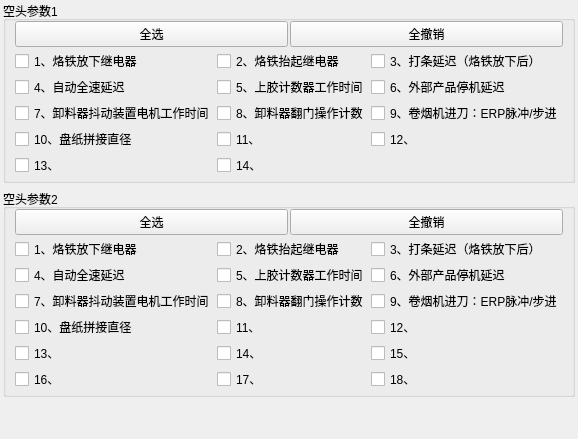
                     <widget class="QWidget" name="csp2">
                      <layout class="QVBoxLayout" name="verticalLayout_36">
                       <property name="leftMargin">
                        <number>3</number>
                       </property>
                       <property name="topMargin">
                        <number>1</number>
                       </property>
                       <property name="rightMargin">
                        <number>3</number>
                       </property>
                       <property name="bottomMargin">
                        <number>2</number>
                       </property>
                       <item>
                        <widget class="QGroupBox" name="groupBox_29">
                         <property name="title">
                          <string>空头参数1</string>
                         </property>
                         <layout class="QVBoxLayout" name="verticalLayout_45">
                          <property name="spacing">
                           <number>2</number>
                          </property>
                          <property name="topMargin">
                           <number>0</number>
                          </property>
                          <property name="bottomMargin">
                           <number>3</number>
                          </property>
                          <item>
                           <layout class="QHBoxLayout" name="horizontalLayout_39">
                            <item>
                             <widget class="QPushButton" name="pb_qx3">
                              <property name="text">
                               <string>全选</string>
                              </property>
                              <attribute name="buttonGroup">
                               <string>buttonGroupQX</string>
                              </attribute>
                             </widget>
                            </item>
                            <item>
                             <widget class="QPushButton" name="pb_qc3">
                              <property name="text">
                               <string>全撤销</string>
                              </property>
                              <attribute name="buttonGroup">
                               <string>buttonGroupQCX</string>
                              </attribute>
                             </widget>
                            </item>
                           </layout>
                          </item>
                          <item>
                           <layout class="QGridLayout" name="gridLayout_7">
                            <item row="0" column="0">
                             <widget class="QCheckBox" name="checkBox_59">
                              <property name="text">
                               <string>1、烙铁放下继电器</string>
                              </property>
                             </widget>
                            </item>
                            <item row="1" column="0">
                             <widget class="QCheckBox" name="checkBox_60">
                              <property name="text">
                               <string>4、自动全速延迟</string>
                              </property>
                             </widget>
                            </item>
                            <item row="2" column="0">
                             <widget class="QCheckBox" name="checkBox_61">
                              <property name="text">
                               <string>7、卸料器抖动装置电机工作时间</string>
                              </property>
                             </widget>
                            </item>
                            <item row="3" column="0">
                             <widget class="QCheckBox" name="checkBox_62">
                              <property name="text">
                               <string>10、盘纸拼接直径</string>
                              </property>
                             </widget>
                            </item>
                            <item row="4" column="0">
                             <widget class="QCheckBox" name="checkBox_63">
                              <property name="text">
                               <string>13、</string>
                              </property>
                             </widget>
                            </item>
                            <item row="0" column="2">
                             <widget class="QCheckBox" name="checkBox_66">
                              <property name="text">
                               <string>3、打条延迟（烙铁放下后）</string>
                              </property>
                             </widget>
                            </item>
                            <item row="0" column="1">
                             <widget class="QCheckBox" name="checkBox_67">
                              <property name="text">
                               <string>2、烙铁抬起继电器</string>
                              </property>
                             </widget>
                            </item>
                            <item row="1" column="1">
                             <widget class="QCheckBox" name="checkBox_68">
                              <property name="text">
                               <string>5、上胶计数器工作时间</string>
                              </property>
                             </widget>
                            </item>
                            <item row="2" column="1">
                             <widget class="QCheckBox" name="checkBox_69">
                              <property name="text">
                               <string>8、卸料器翻门操作计数</string>
                              </property>
                             </widget>
                            </item>
                            <item row="3" column="1">
                             <widget class="QCheckBox" name="checkBox_70">
                              <property name="text">
                               <string>11、</string>
                              </property>
                             </widget>
                            </item>
                            <item row="4" column="1">
                             <widget class="QCheckBox" name="checkBox_71">
                              <property name="text">
                               <string>14、</string>
                              </property>
                             </widget>
                            </item>
                            <item row="3" column="2">
                             <widget class="QCheckBox" name="checkBox_74">
                              <property name="text">
                               <string>12、</string>
                              </property>
                             </widget>
                            </item>
                            <item row="2" column="2">
                             <widget class="QCheckBox" name="checkBox_77">
                              <property name="text">
                               <string>9、卷烟机进刀：ERP脉冲/步进</string>
                              </property>
                             </widget>
                            </item>
                            <item row="1" column="2">
                             <widget class="QCheckBox" name="checkBox_78">
                              <property name="text">
                               <string>6、外部产品停机延迟</string>
                              </property>
                             </widget>
                            </item>
                           </layout>
                          </item>
                         </layout>
                        </widget>
                       </item>
                       <item>
                        <widget class="QGroupBox" name="groupBox_28">
                         <property name="title">
                          <string>空头参数2</string>
                         </property>
                         <layout class="QVBoxLayout" name="verticalLayout_46">
                          <property name="spacing">
                           <number>2</number>
                          </property>
                          <property name="topMargin">
                           <number>0</number>
                          </property>
                          <property name="bottomMargin">
                           <number>3</number>
                          </property>
                          <item>
                           <layout class="QHBoxLayout" name="horizontalLayout_41">
                            <item>
                             <widget class="QPushButton" name="pb_qx4">
                              <property name="text">
                               <string>全选</string>
                              </property>
                              <attribute name="buttonGroup">
                               <string>buttonGroupQX</string>
                              </attribute>
                             </widget>
                            </item>
                            <item>
                             <widget class="QPushButton" name="pb_qc4">
                              <property name="text">
                               <string>全撤销</string>
                              </property>
                              <attribute name="buttonGroup">
                               <string>buttonGroupQCX</string>
                              </attribute>
                             </widget>
                            </item>
                           </layout>
                          </item>
                          <item>
                           <layout class="QGridLayout" name="gridLayout_6">
                            <item row="0" column="0">
                             <widget class="QCheckBox" name="checkBox_35">
                              <property name="text">
                               <string>1、烙铁放下继电器</string>
                              </property>
                             </widget>
                            </item>
                            <item row="1" column="0">
                             <widget class="QCheckBox" name="checkBox_41">
                              <property name="text">
                               <string>4、自动全速延迟</string>
                              </property>
                             </widget>
                            </item>
                            <item row="2" column="0">
                             <widget class="QCheckBox" name="checkBox_42">
                              <property name="text">
                               <string>7、卸料器抖动装置电机工作时间</string>
                              </property>
                             </widget>
                            </item>
                            <item row="3" column="0">
                             <widget class="QCheckBox" name="checkBox_43">
                              <property name="text">
                               <string>10、盘纸拼接直径</string>
                              </property>
                             </widget>
                            </item>
                            <item row="4" column="0">
                             <widget class="QCheckBox" name="checkBox_44">
                              <property name="text">
                               <string>13、</string>
                              </property>
                             </widget>
                            </item>
                            <item row="5" column="0">
                             <widget class="QCheckBox" name="checkBox_45">
                              <property name="text">
                               <string>16、</string>
                              </property>
                             </widget>
                            </item>
                            <item row="0" column="2">
                             <widget class="QCheckBox" name="checkBox_47">
                              <property name="text">
                               <string>3、打条延迟（烙铁放下后）</string>
                              </property>
                             </widget>
                            </item>
                            <item row="0" column="1">
                             <widget class="QCheckBox" name="checkBox_48">
                              <property name="text">
                               <string>2、烙铁抬起继电器</string>
                              </property>
                             </widget>
                            </item>
                            <item row="1" column="1">
                             <widget class="QCheckBox" name="checkBox_49">
                              <property name="text">
                               <string>5、上胶计数器工作时间</string>
                              </property>
                             </widget>
                            </item>
                            <item row="2" column="1">
                             <widget class="QCheckBox" name="checkBox_50">
                              <property name="text">
                               <string>8、卸料器翻门操作计数</string>
                              </property>
                             </widget>
                            </item>
                            <item row="3" column="1">
                             <widget class="QCheckBox" name="checkBox_51">
                              <property name="text">
                               <string>11、</string>
                              </property>
                             </widget>
                            </item>
                            <item row="4" column="1">
                             <widget class="QCheckBox" name="checkBox_52">
                              <property name="text">
                               <string>14、</string>
                              </property>
                             </widget>
                            </item>
                            <item row="5" column="1">
                             <widget class="QCheckBox" name="checkBox_53">
                              <property name="text">
                               <string>17、</string>
                              </property>
                             </widget>
                            </item>
                            <item row="3" column="2">
                             <widget class="QCheckBox" name="checkBox_54">
                              <property name="text">
                               <string>12、</string>
                              </property>
                             </widget>
                            </item>
                            <item row="4" column="2">
                             <widget class="QCheckBox" name="checkBox_55">
                              <property name="text">
                               <string>15、</string>
                              </property>
                             </widget>
                            </item>
                            <item row="5" column="2">
                             <widget class="QCheckBox" name="checkBox_56">
                              <property name="text">
                               <string>18、</string>
                              </property>
                             </widget>
                            </item>
                            <item row="2" column="2">
                             <widget class="QCheckBox" name="checkBox_57">
                              <property name="text">
                               <string>9、卷烟机进刀：ERP脉冲/步进</string>
                              </property>
                             </widget>
                            </item>
                            <item row="1" column="2">
                             <widget class="QCheckBox" name="checkBox_58">
                              <property name="text">
                               <string>6、外部产品停机延迟</string>
                              </property>
                             </widget>
                            </item>
                           </layout>
                          </item>
                         </layout>
                        </widget>
                       </item>
                       <item>
                        <spacer name="verticalSpacer_4">
                         <property name="orientation">
                          <enum>Qt::Vertical</enum>
                         </property>
                         <property name="sizeHint" stdset="0">
                          <size>
                           <width>20</width>
                           <height>40</height>
                          </size>
                         </property>
                        </spacer>
                       </item>
                      </layout>
                     </widget>
